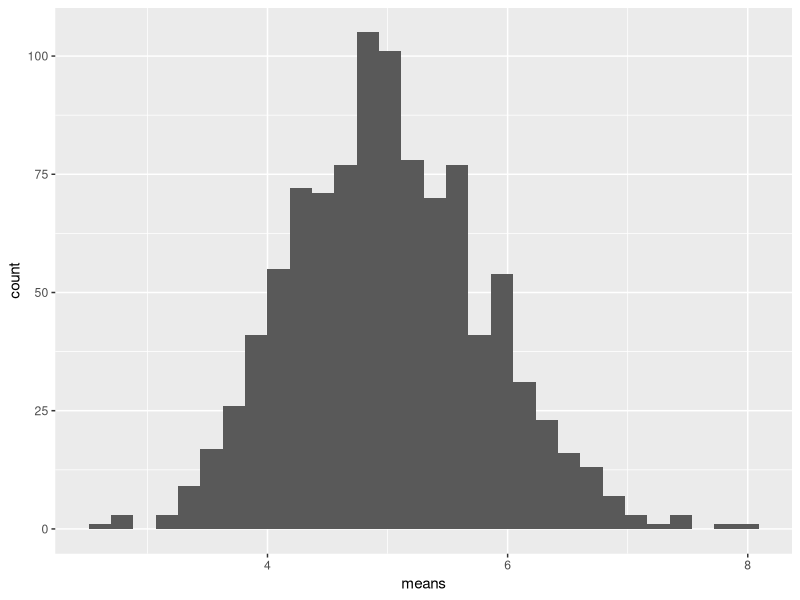

The R script that drew this image:
## ---- chunk 1
library(ggplot2)

means <- NULL
sims <- 1000; n <- 40; lambda = 0.2

for (i in 1:sims) means <- c(means, mean(rexp(n,lambda)))

ggplot(as.data.frame(means), aes(x = means)) +
    geom_histogram()

